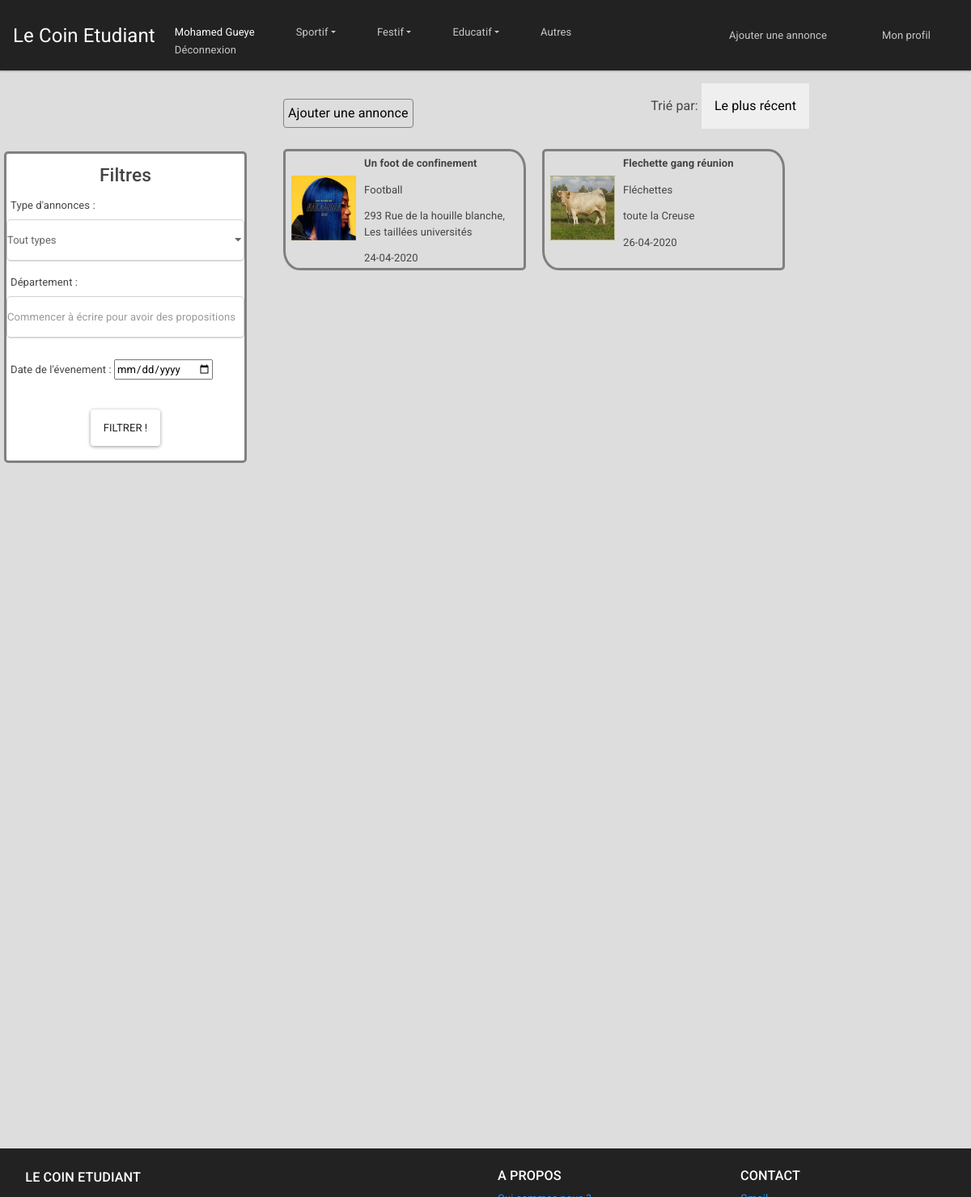
Page /controleur/Annonces.ctrl.php?type=Sports (signed in) on the committed database.
### tables this page shows
CREATE TABLE "annonce" (
	"id"	INTEGER,
	"idClient"	INTEGER,
	"type"	TEXT,
	"categorie"	TEXT,
	"sousCategorie"	TEXT,
	"titre"	TEXT,
	"contenu"	TEXT,
	"adresse"	TEXT,
	"nbParticipant"	INTEGER,
	"nbInteresse"	INTEGER,
	"departement"	TEXT,
	"datePrevu"	TEXT,
	"heurePrevu"	TEXT,
	"dateHeure"	TEXT,
	PRIMARY KEY("id"),
	FOREIGN KEY("idClient") REFERENCES "client"("id"),
	FOREIGN KEY("categorie") REFERENCES "categorie"("id")
);

### modele/DAO.class.php (called while the page is built, shortened)
<?php
class DAO
{
  private $db;
  function __construct()
  {
    try {
      $this->db = new PDO('sqlite:../modele/data/data.db');
    } catch (Exception $e) {
      die("erreur de connexion:".$e->getMessage());
    }
  }
  function getAnnoncesFiltre($type, $cat, $sousCat, $dep, $date) {
    if ($type == "0") {
      $reqType = " ";
    } else {
      $reqType = " and type= \"$type\" ";
    }
    if ($cat == "0") {
      $reqCat = " ";
    } else {
      $reqCat = " and categorie = \"$cat\" ";
    }
    if ($sousCat == "0") {
      $reqSousCat = " ";
    } else {
      $reqSousCat = " and sousCategorie = \"$sousCat\" ";
    }
    if ($dep == "") {
      $reqDep = " ";
    } else {
      $reqDep = " and departement = \"$dep\" ";
    }
    if ($date == "") {
      $reqDate = " ";
    } else {
      $reqDate = " and datePrevu = \"$date\" ";
    }
    $requete = "SELECT * FROM annonce WHERE 1".$reqType.$reqCat.$reqSousCat.$reqDep.$reqDate;
    $res = $this->db->query($requete);
    $resultat = $res->fetchAll(PDO::FETCH_CLASS, "Annonce");
    return $resultat;
  }
  function getAdresse($idAnnonce): string {
    $requeteSQL = "SELECT adresse FROM annonce WHERE id =$idAnnonce";
    $retour = $this->db->query($requeteSQL);
    $addr = $retour->fetch()[0];
    return $addr;
  }
  function getDateAnnonce($idAnnonce): string {
    $requeteSQL = "SELECT datePrevu FROM annonce WHERE id =$idAnnonce";
    $retour = $this->db->query($requeteSQL);
    $date = $retour->fetch()[0];
    return $date;
  }
}
$dao = new DAO();
$clientConnecte=$_SESSION['Connexion']??0;
?>

### vue/Annoncesview.php (the view, shortened to what this page needs)
<!DOCTYPE html>
<html lang="en" dir="ltr">
<head>
  <link rel="stylesheet" href="../vue/css/bootstrap.min.css">
  <link rel="stylesheet" href="../vue/css/Annoncesview.css">
  <link rel="stylesheet" href="../vue/css/AjoutAnnonceview.css">
  <link rel="stylesheet" href="../vue/css/Header.css">
  <link rel="stylesheet" href='../vue/css/jquery.flipster.css'>
</head>
<body>
  <header>
    <?php include('header.php') ?>
  </header>
  <div class="corps">
    <form class="" action="Annonces.ctrl.php" method="get">
      <div class="" id="filtres">
        <div class="alignFiltre">
          <p>
            <h3 id="h3Filtres">Filtres</h3>
          </p>
        </div>
        <div class="form-group">
          <label for="type">Type d'annonces : </label>
          <select class="form-control" id="categorieAnnonce" name="type" onChange="addSelectedCat(this);">
            <option selected value="0" style="font-weight: bold;">Tout types</option>
          </select>
        </div>
        <div class="form-group">
          <label for="departement">Département :</label>
          <div class="autocomplete">
            <input type="text" class="form-control inputFiltre" name="dep" id="myInput" placeholder="Commencer à écrire pour avoir des propositions" >
          </div>
        </div>
        <div class="form-group">
          <label for="date">Date de l'évenement :</label>
          <input class="form-group" type="date" name="date" value="">
        </div>
        <div class="alignFiltre">
          <p>
            <button class="btn btn-light" id="sub" type="submit" >Filtrer !</button>
          </p>
        </div>
      </div>
    </form>
    <div class="" id="tri">
      <?php if($clientConnecte!=0): ?>
        <a href="../controleur/AjoutAnnonce.ctrl.php" id="btnAjout">Ajouter une annonce</a>
      <?php endif; ?>
      <div class="" id="btnTri">
        <label for="tri">Trié par: </label>
        <div class="dropdown">
          <button class="dropbouton">Le plus récent</button>
        </div>
      </div>
    </div>
    <div class="" id="annonces" draggable="true" ondragstart="drag(event)">
      <?php
      foreach ($annoncesPostees as $annonce) { ?>
        <a href="../controleur/AnnonceDetail.ctrl.php?id=<?=$annonce->id ?>" style="text-decoration:none; color: inherit;"> <div class="annonce">
          <img src="../modele/data/upload/<?=$annonce->id?>.jpg" class="image">
          <p class="titre"> <?php echo($annonce->titre); ?></p>
          <p class="categorie"><?php
          echo($annonce->sousCategorie);
          ?></p>
          <p class="adresse"> <?php
          $addr = getAdresse($annonce->id, $dao);
          echo "$addr"; ?></p>
          <p class="horraire"><?php
          $date = getDateAnnonce($annonce->id, $dao);
          echo "$date"; ?></p>
        </div> </a>
      <?php } ?>
    </div>
  </div>
  <footer class="footer">
    <?php include('footer.php') ?>
  </footer>
</body>
</html>

### vue/css/Annoncesview.css (style rules this page uses)
html body { background-color: #DDDDDD; }
.corps { width: 100%; height: 1000px; }
#filtres { width: 300px; height: auto; border: solid 3px grey; margin: 100px 20px 100px 5px; float: left; border-radius: 5px; background: white; }
.alignFiltre { text-align: center; }
label { margin-left: 5px; }
#sub { margin: 5px; }
#annonces { overflow-y: auto; padding: 20px; height: 100%; padding-top: 60px; }
.annonce { margin: 5px 15px 15px 5px;; float: left; width: 300px; height: 150px; border: solid 3px grey; border-radius: 5px 20px / 5px 24px; padding: 5px; }
.titre { font-weight: bold; }
.image { float: left; margin: 25px 10px 25px 2px;; height: 80px; width: 80px; }
#tri { width: 100%; position: relative; }
#btnTri { position: absolute; right: 200px; }
#btnAjout { position: absolute; left: 350px; top: 35px; padding: 5px; border: solid 1px grey; border-radius: 4px; color: black; }
.dropbouton, #tri { padding: 16px; font-size: 16px; border: none; cursor: pointer; }
.dropdown { position: relative; display: inline-block; }
.annonce { transition: transform .2s; }
.autocomplete { position: relative; padding-bottom: 10px; }

### vue/css/AjoutAnnonceview.css (style rules this page uses)
html body { background-color: #DDDDDD; }
.autocomplete { position: relative; padding-bottom: 10px; }

### vue/css/Header.css (style rules this page uses)
.form-control { border: 1px solid lightgrey; border-radius: 5px; }

### vue/footer.php (style rules this page uses)
footer { background-color: #222; color: #FFF; }
html { position: relative; min-height: 100%; }
.footer { position: absolute; bottom: 0; width: 100%; height: 60px; background: #000000; color: #FFFFFF; }

### rows in the picture
annonce: shows a picture, titre "Un foot de confinement", sousCategorie "Football", addr "293 Rue de la houille blanche, Les taillées universités", date "24-04-2020"
annonce: shows a picture, titre "Flechette gang réunion", sousCategorie "Fléchettes", addr "toute la Creuse", date "26-04-2020"

### other values in the picture
$_SESSION['Client']->prenom "Mohamed"
$_SESSION['Client']->nom "Gueye"
